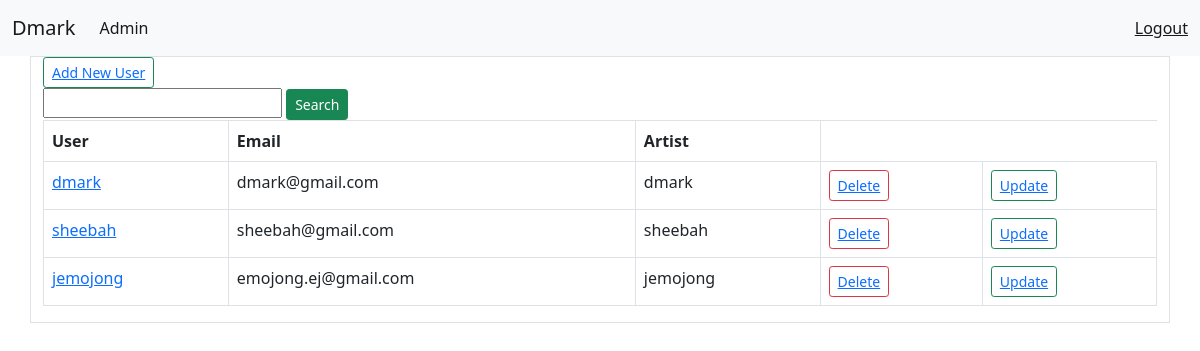
Page /admin_page/all_users/ (signed in) on the committed database.
### artists/models.py (models this page shows, shortened)
class UserProfile(models.Model):
    user = models.OneToOneField(User,on_delete=models.CASCADE)
    email = models.EmailField(max_length=30,blank=True)
    artist_name = models.CharField(max_length=60,default="nill")

### artists/views.py (the view)
# urls.py: path("admin_page/all_users/", user_s,name='user_s'),
@login_required
def user_s(request):
    if not request.user.is_staff:
        raise PermissionDenied
    query_search=None
    query_search = request.GET.get("user")
    if query_search is not None:
        search_user=UserProfile.objects.filter(artist_name__startswith=query_search)
        paginator = Paginator(search_user,30)
        page_number = request.GET.get('page')
        page_obj = paginator.get_page(page_number)
    else:
        all_users=UserProfile.objects.all()
        paginator = Paginator(all_users,30)
        page_number = request.GET.get('page')
        page_obj = paginator.get_page(page_number)
    return render(request,'artists/users.html', {'page_obj':page_obj})

### artists/templates/artists/users.html
{% extends 'base_layout.html'%}
{% block content %}
<div>
  <td><button class="btn btn-outline-success btn-sm"><a href="{% url 'sign_up' %}"> Add New User</a></button></td>
</div>
<div>
  <form action="" method="GET">
      <input type="text" name="user">
      <button class="btn btn-success btn-sm">Search</button>
  </form>
</div>
        <table class="table table-bordered table-hover">
            <thead>
              <tr>
                <th>User</th>
                <th>Email</th>
                <th>Artist</th>
              </tr>
            </thead>
            {% for user in page_obj %}
            <tbody>
              <tr>
                    <td><a href="{% url 'user_details_admin' pk=user.user.id %}">{{user.user}}</a></td>
                    <td>{{user.email}}</td>
                    <td>{{user.artist_name}}</td>
                    <td><button class="btn btn-outline-danger btn-sm"><a href="{% url 'deleter_user' pk=user.user.id %}">Delete</a></button></td>
                    <td><button class="btn btn-outline-success btn-sm"><a href="{% url 'update_user' pk=user.user.id %}">Update</a></button></td>
              </tr>
            </tbody>
            {% endfor %}
          </table>
{% endblock %}

### rows in the picture
UserProfile: user "dmark", email "dmark@gmail.com", artist_name "dmark"
UserProfile: user "sheebah", email "sheebah@gmail.com", artist_name "sheebah"
UserProfile: user "jemojong", email "emojong.ej@gmail.com", artist_name "jemojong"
